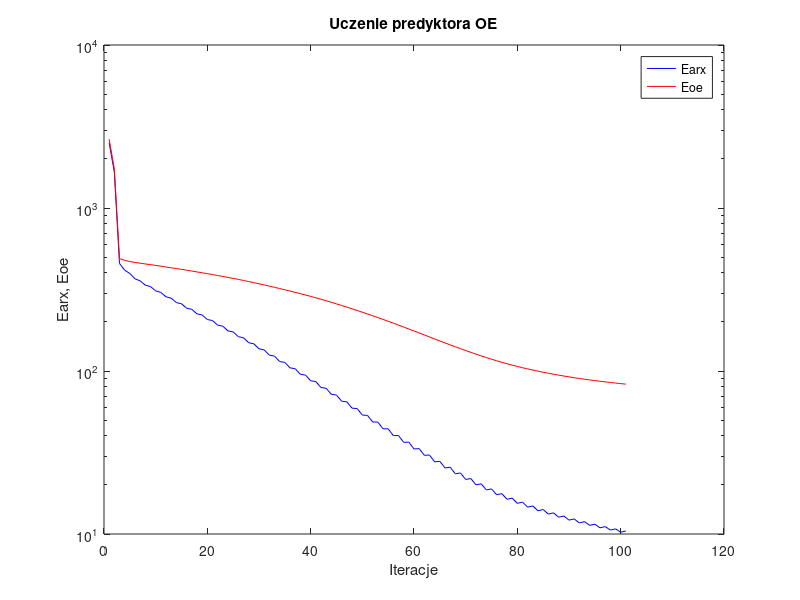
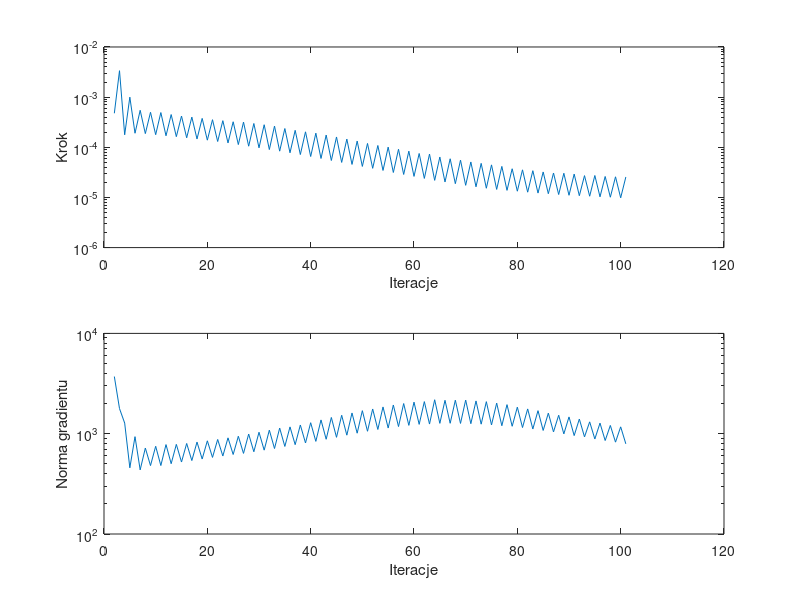

Recreate these plots in MATLAB, in order.
%uczenie predyktora oe
clear all;
n=0; farx(n+1)=2.507159e+003; foe(n+1)=2.642111e+003; wspucz(n+1)=0.000000e+000; ng(n+1)=0.000000e+000;
n=1; farx(n+1)=1.660983e+003; foe(n+1)=1.735057e+003; krok(n+1)=4.766449e-004; ng(n+1)=3.714433e+003;
n=2; farx(n+1)=4.568816e+002; foe(n+1)=4.895537e+002; krok(n+1)=3.367365e-003; ng(n+1)=1.780362e+003;
n=3; farx(n+1)=4.154891e+002; foe(n+1)=4.769885e+002; krok(n+1)=1.775639e-004; ng(n+1)=1.276351e+003;
n=4; farx(n+1)=3.963419e+002; foe(n+1)=4.696814e+002; krok(n+1)=9.988735e-004; ng(n+1)=4.569642e+002;
n=5; farx(n+1)=3.679257e+002; foe(n+1)=4.633712e+002; krok(n+1)=1.906434e-004; ng(n+1)=9.342863e+002;
n=6; farx(n+1)=3.571103e+002; foe(n+1)=4.584801e+002; krok(n+1)=5.465324e-004; ng(n+1)=4.359419e+002;
n=7; farx(n+1)=3.360512e+002; foe(n+1)=4.538024e+002; krok(n+1)=1.874926e-004; ng(n+1)=7.192880e+002;
n=8; farx(n+1)=3.298024e+002; foe(n+1)=4.492271e+002; krok(n+1)=4.988661e-004; ng(n+1)=4.811428e+002;
n=9; farx(n+1)=3.100976e+002; foe(n+1)=4.444925e+002; krok(n+1)=1.784716e-004; ng(n+1)=7.490833e+002;
n=10; farx(n+1)=3.035908e+002; foe(n+1)=4.396869e+002; krok(n+1)=4.927090e-004; ng(n+1)=4.814801e+002;
n=11; farx(n+1)=2.851587e+002; foe(n+1)=4.347559e+002; krok(n+1)=1.697983e-004; ng(n+1)=7.787722e+002;
n=12; farx(n+1)=2.799135e+002; foe(n+1)=4.299754e+002; krok(n+1)=4.494798e-004; ng(n+1)=5.023692e+002;
n=13; farx(n+1)=2.629698e+002; foe(n+1)=4.250815e+002; krok(n+1)=1.629540e-004; ng(n+1)=7.825892e+002;
n=14; farx(n+1)=2.585160e+002; foe(n+1)=4.202812e+002; krok(n+1)=4.199256e-004; ng(n+1)=5.219639e+002;
n=15; farx(n+1)=2.427977e+002; foe(n+1)=4.153406e+002; krok(n+1)=1.547514e-004; ng(n+1)=7.988832e+002;
n=16; farx(n+1)=2.388392e+002; foe(n+1)=4.104558e+002; krok(n+1)=3.994639e-004; ng(n+1)=5.398771e+002;
n=17; farx(n+1)=2.241400e+002; foe(n+1)=4.054369e+002; krok(n+1)=1.465395e-004; ng(n+1)=8.246713e+002;
n=18; farx(n+1)=2.206807e+002; foe(n+1)=4.004999e+002; krok(n+1)=3.766475e-004; ng(n+1)=5.595533e+002;
n=19; farx(n+1)=2.069398e+002; foe(n+1)=3.954348e+002; krok(n+1)=1.386777e-004; ng(n+1)=8.494616e+002;
n=20; farx(n+1)=2.039275e+002; foe(n+1)=3.904588e+002; krok(n+1)=3.550621e-004; ng(n+1)=5.802497e+002;
n=21; farx(n+1)=1.910743e+002; foe(n+1)=3.853438e+002; krok(n+1)=1.304810e-004; ng(n+1)=8.760019e+002;
n=22; farx(n+1)=1.883350e+002; foe(n+1)=3.802800e+002; krok(n+1)=3.395966e-004; ng(n+1)=5.995907e+002;
n=23; farx(n+1)=1.762292e+002; foe(n+1)=3.750723e+002; krok(n+1)=1.222111e-004; ng(n+1)=9.092969e+002;
n=24; farx(n+1)=1.737563e+002; foe(n+1)=3.699349e+002; krok(n+1)=3.229906e-004; ng(n+1)=6.204318e+002;
n=25; farx(n+1)=1.624307e+002; foe(n+1)=3.646482e+002; krok(n+1)=1.133097e-004; ng(n+1)=9.429176e+002;
n=26; farx(n+1)=1.599122e+002; foe(n+1)=3.592740e+002; krok(n+1)=3.179535e-004; ng(n+1)=6.362939e+002;
n=27; farx(n+1)=1.491346e+002; foe(n+1)=3.538123e+002; krok(n+1)=1.051134e-004; ng(n+1)=9.920097e+002;
n=28; farx(n+1)=1.468952e+002; foe(n+1)=3.483866e+002; krok(n+1)=2.981997e-004; ng(n+1)=6.609110e+002;
n=29; farx(n+1)=1.367854e+002; foe(n+1)=3.428734e+002; krok(n+1)=9.756692e-005; ng(n+1)=1.033727e+003;
n=30; farx(n+1)=1.347380e+002; foe(n+1)=3.373553e+002; krok(n+1)=2.817596e-004; ng(n+1)=6.854549e+002;
n=31; farx(n+1)=1.252188e+002; foe(n+1)=3.317555e+002; krok(n+1)=9.016768e-005; ng(n+1)=1.085003e+003;
n=32; farx(n+1)=1.233599e+002; foe(n+1)=3.261496e+002; krok(n+1)=2.647244e-004; ng(n+1)=7.118480e+002;
n=33; farx(n+1)=1.143581e+002; foe(n+1)=3.204725e+002; krok(n+1)=8.368590e-005; ng(n+1)=1.138295e+003;
n=34; farx(n+1)=1.128858e+002; foe(n+1)=3.149515e+002; krok(n+1)=2.365976e-004; ng(n+1)=7.464460e+002;
n=35; farx(n+1)=1.045592e+002; foe(n+1)=3.093800e+002; krok(n+1)=7.777812e-005; ng(n+1)=1.169420e+003;
n=36; farx(n+1)=1.032962e+002; foe(n+1)=3.038290e+002; krok(n+1)=2.178264e-004; ng(n+1)=7.776309e+002;
n=37; farx(n+1)=9.551478e+001; foe(n+1)=2.982500e+002; krok(n+1)=7.168025e-005; ng(n+1)=1.220927e+003;
n=38; farx(n+1)=9.440470e+001; foe(n+1)=2.926307e+002; krok(n+1)=2.034749e-004; ng(n+1)=8.084406e+002;
n=39; farx(n+1)=8.708980e+001; foe(n+1)=2.869624e+002; krok(n+1)=6.549403e-005; ng(n+1)=1.287288e+003;
n=40; farx(n+1)=8.607898e+001; foe(n+1)=2.812268e+002; krok(n+1)=1.912147e-004; ng(n+1)=8.385732e+002;
n=41; farx(n+1)=7.917951e+001; foe(n+1)=2.754543e+002; krok(n+1)=5.985115e-005; ng(n+1)=1.371834e+003;
n=42; farx(n+1)=7.836198e+001; foe(n+1)=2.697156e+002; krok(n+1)=1.752601e-004; ng(n+1)=8.801554e+002;
n=43; farx(n+1)=7.192524e+001; foe(n+1)=2.639112e+002; krok(n+1)=5.453877e-005; ng(n+1)=1.451516e+003;
n=44; farx(n+1)=7.121841e+001; foe(n+1)=2.581004e+002; krok(n+1)=1.605954e-004; ng(n+1)=9.202142e+002;
n=45; farx(n+1)=6.524931e+001; foe(n+1)=2.523465e+002; krok(n+1)=4.992602e-005; ng(n+1)=1.526604e+003;
n=46; farx(n+1)=6.472165e+001; foe(n+1)=2.465784e+002; krok(n+1)=1.457598e-004; ng(n+1)=9.667230e+002;
n=47; farx(n+1)=5.918357e+001; foe(n+1)=2.408602e+002; krok(n+1)=4.553746e-005; ng(n+1)=1.609321e+003;
n=48; farx(n+1)=5.879433e+001; foe(n+1)=2.351203e+002; krok(n+1)=1.330707e-004; ng(n+1)=1.011562e+003;
n=49; farx(n+1)=5.365145e+001; foe(n+1)=2.294453e+002; krok(n+1)=4.154824e-005; ng(n+1)=1.696916e+003;
n=50; farx(n+1)=5.341046e+001; foe(n+1)=2.238062e+002; krok(n+1)=1.192523e-004; ng(n+1)=1.057496e+003;
n=51; farx(n+1)=4.869156e+001; foe(n+1)=2.182913e+002; krok(n+1)=3.806191e-005; ng(n+1)=1.763870e+003;
n=52; farx(n+1)=4.857988e+001; foe(n+1)=2.127695e+002; krok(n+1)=1.085565e-004; ng(n+1)=1.101931e+003;
n=53; farx(n+1)=4.423256e+001; foe(n+1)=2.073429e+002; krok(n+1)=3.452947e-005; ng(n+1)=1.847947e+003;
n=54; farx(n+1)=4.416535e+001; foe(n+1)=2.018432e+002; krok(n+1)=1.007837e-004; ng(n+1)=1.139256e+003;
n=55; farx(n+1)=4.014852e+001; foe(n+1)=1.965232e+002; krok(n+1)=3.145966e-005; ng(n+1)=1.932110e+003;
n=56; farx(n+1)=4.018192e+001; foe(n+1)=1.912094e+002; krok(n+1)=9.138703e-005; ng(n+1)=1.178213e+003;
n=57; farx(n+1)=3.650345e+001; foe(n+1)=1.860759e+002; krok(n+1)=2.872741e-005; ng(n+1)=1.998347e+003;
n=58; farx(n+1)=3.660964e+001; foe(n+1)=1.809530e+002; krok(n+1)=8.368590e-005; ng(n+1)=1.210744e+003;
n=59; farx(n+1)=3.323334e+001; foe(n+1)=1.760100e+002; krok(n+1)=2.628202e-005; ng(n+1)=2.062988e+003;
n=60; farx(n+1)=3.340662e+001; foe(n+1)=1.711476e+002; krok(n+1)=7.524177e-005; ng(n+1)=1.238998e+003;
n=61; farx(n+1)=3.038333e+001; foe(n+1)=1.665187e+002; krok(n+1)=2.394830e-005; ng(n+1)=2.089135e+003;
n=62; farx(n+1)=3.053003e+001; foe(n+1)=1.617074e+002; krok(n+1)=7.332789e-005; ng(n+1)=1.247818e+003;
n=63; farx(n+1)=2.769808e+001; foe(n+1)=1.571693e+002; krok(n+1)=2.190752e-005; ng(n+1)=2.180478e+003;
n=64; farx(n+1)=2.793583e+001; foe(n+1)=1.528137e+002; krok(n+1)=6.391351e-005; ng(n+1)=1.267910e+003;
n=65; farx(n+1)=2.542296e+001; foe(n+1)=1.487192e+002; krok(n+1)=2.036925e-005; ng(n+1)=2.152390e+003;
n=66; farx(n+1)=2.568056e+001; foe(n+1)=1.446574e+002; krok(n+1)=5.904967e-005; ng(n+1)=1.270162e+003;
n=67; farx(n+1)=2.340898e+001; foe(n+1)=1.408639e+002; krok(n+1)=1.882199e-005; ng(n+1)=2.157133e+003;
n=68; farx(n+1)=2.367660e+001; foe(n+1)=1.370952e+002; krok(n+1)=5.538211e-005; ng(n+1)=1.266178e+003;
n=69; farx(n+1)=2.161010e+001; foe(n+1)=1.335718e+002; krok(n+1)=1.743790e-005; ng(n+1)=2.162337e+003;
n=70; farx(n+1)=2.188565e+001; foe(n+1)=1.301376e+002; krok(n+1)=5.098909e-005; ng(n+1)=1.259016e+003;
n=71; farx(n+1)=2.003483e+001; foe(n+1)=1.269602e+002; krok(n+1)=1.631013e-005; ng(n+1)=2.122106e+003;
n=72; farx(n+1)=2.031182e+001; foe(n+1)=1.238421e+002; krok(n+1)=4.780368e-005; ng(n+1)=1.244496e+003;
n=73; farx(n+1)=1.864333e+001; foe(n+1)=1.209575e+002; krok(n+1)=1.525247e-005; ng(n+1)=2.087087e+003;
n=74; farx(n+1)=1.890890e+001; foe(n+1)=1.181384e+002; krok(n+1)=4.461789e-005; ng(n+1)=1.223040e+003;
n=75; farx(n+1)=1.741529e+001; foe(n+1)=1.155777e+002; krok(n+1)=1.445172e-005; ng(n+1)=2.018202e+003;
n=76; farx(n+1)=1.768413e+001; foe(n+1)=1.130822e+002; krok(n+1)=4.156331e-005; ng(n+1)=1.201166e+003;
n=77; farx(n+1)=1.633144e+001; foe(n+1)=1.108045e+002; krok(n+1)=1.384553e-005; ng(n+1)=1.948621e+003;
n=78; farx(n+1)=1.661492e+001; foe(n+1)=1.086635e+002; krok(n+1)=3.732546e-005; ng(n+1)=1.185985e+003;
n=79; farx(n+1)=1.541769e+001; foe(n+1)=1.066930e+002; krok(n+1)=1.331597e-005; ng(n+1)=1.839427e+003;
n=80; farx(n+1)=1.568882e+001; foe(n+1)=1.047850e+002; krok(n+1)=3.553324e-005; ng(n+1)=1.152003e+003;
n=81; farx(n+1)=1.460757e+001; foe(n+1)=1.030300e+002; krok(n+1)=1.273164e-005; ng(n+1)=1.766269e+003;
n=82; farx(n+1)=1.486620e+001; foe(n+1)=1.013304e+002; krok(n+1)=3.415827e-005; ng(n+1)=1.114204e+003;
n=83; farx(n+1)=1.388309e+001; foe(n+1)=9.976073e+001; krok(n+1)=1.222055e-005; ng(n+1)=1.696907e+003;
n=84; farx(n+1)=1.412868e+001; foe(n+1)=9.825961e+001; krok(n+1)=3.223481e-005; ng(n+1)=1.077364e+003;
n=85; farx(n+1)=1.324277e+001; foe(n+1)=9.688437e+001; krok(n+1)=1.187732e-005; ng(n+1)=1.602873e+003;
n=86; farx(n+1)=1.348239e+001; foe(n+1)=9.556482e+001; krok(n+1)=3.070301e-005; ng(n+1)=1.042535e+003;
n=87; farx(n+1)=1.268090e+001; foe(n+1)=9.434026e+001; krok(n+1)=1.143043e-005; ng(n+1)=1.527452e+003;
n=88; farx(n+1)=1.290214e+001; foe(n+1)=9.314430e+001; krok(n+1)=3.034095e-005; ng(n+1)=9.961274e+002;
n=89; farx(n+1)=1.216515e+001; foe(n+1)=9.203770e+001; krok(n+1)=1.104492e-005; ng(n+1)=1.469749e+003;
n=90; farx(n+1)=1.237590e+001; foe(n+1)=9.097366e+001; krok(n+1)=2.922588e-005; ng(n+1)=9.576669e+002;
n=91; farx(n+1)=1.169794e+001; foe(n+1)=8.998610e+001; krok(n+1)=1.083629e-005; ng(n+1)=1.399350e+003;
n=92; farx(n+1)=1.190504e+001; foe(n+1)=8.905783e+001; krok(n+1)=2.722915e-005; ng(n+1)=9.294564e+002;
n=93; farx(n+1)=1.129511e+001; foe(n+1)=8.818906e+001; krok(n+1)=1.057446e-005; ng(n+1)=1.312530e+003;
n=94; farx(n+1)=1.148711e+001; foe(n+1)=8.733378e+001; krok(n+1)=2.737449e-005; ng(n+1)=8.859575e+002;
n=95; farx(n+1)=1.091599e+001; foe(n+1)=8.653302e+001; krok(n+1)=1.029142e-005; ng(n+1)=1.274079e+003;
n=96; farx(n+1)=1.110000e+001; foe(n+1)=8.576662e+001; krok(n+1)=2.617217e-005; ng(n+1)=8.549994e+002;
n=97; farx(n+1)=1.057651e+001; foe(n+1)=8.504871e+001; krok(n+1)=1.010485e-005; ng(n+1)=1.208539e+003;
n=98; farx(n+1)=1.075227e+001; foe(n+1)=8.434814e+001; krok(n+1)=2.580710e-005; ng(n+1)=8.237131e+002;
n=99; farx(n+1)=1.026459e+001; foe(n+1)=8.368642e+001; krok(n+1)=9.841122e-006; ng(n+1)=1.170415e+003;
n=100; farx(n+1)=1.043002e+001; foe(n+1)=8.303806e+001; krok(n+1)=2.555890e-005; ng(n+1)=7.924392e+002;

figure; semilogy(farx,'b'); hold on; semilogy(foe,'r'); xlabel('Iteracje'); ylabel('Earx, Eoe'); legend('Earx','Eoe'); title('Uczenie predyktora OE');
figure; subplot(2,1,1); semilogy(krok); xlabel('Iteracje'); ylabel('Krok');
subplot(2,1,2); semilogy(ng); xlabel('Iteracje'); ylabel('Norma gradientu');
Earx=farx(n+1)
Eoe=foe(n+1)
